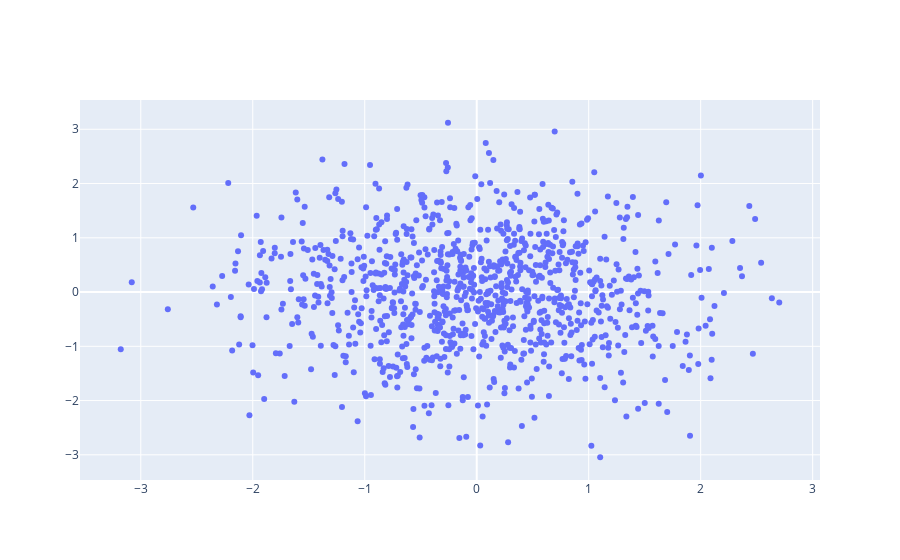

Write notebook code for a chart like this one.
### Code cell
import plotly
import plotly.graph_objs as go
import numpy as np
from plotly.offline import download_plotlyjs, init_notebook_mode, plot, iplot

plotly.offline.init_notebook_mode(connected=True)



N = 1000
x = np.random.randn(N)
y = np.random.randn(N)
z = np.random.randn(N)

trace = go.Scatter(x=x, y=y, mode="markers")

# Can also simply assign: data = [trace]
data = go.Data([trace])

figure = go.Figure(data=data)

# Plot and embed in ipython notebook!
iplot(figure)

### Figure 1 — Plotly figure (JSON) as saved in the notebook; plotly's stock layout.template omitted (floating-point values rounded to 4 significant figures; data arrays with more than 128 entries replaced by an {"elided": "..."} marker saying what was removed)
{"data": [{"mode": "markers", "type": "scatter", "x": {"elided": "1000 float values"}, "y": {"elided": "1000 float values"}}], "layout": {}}
